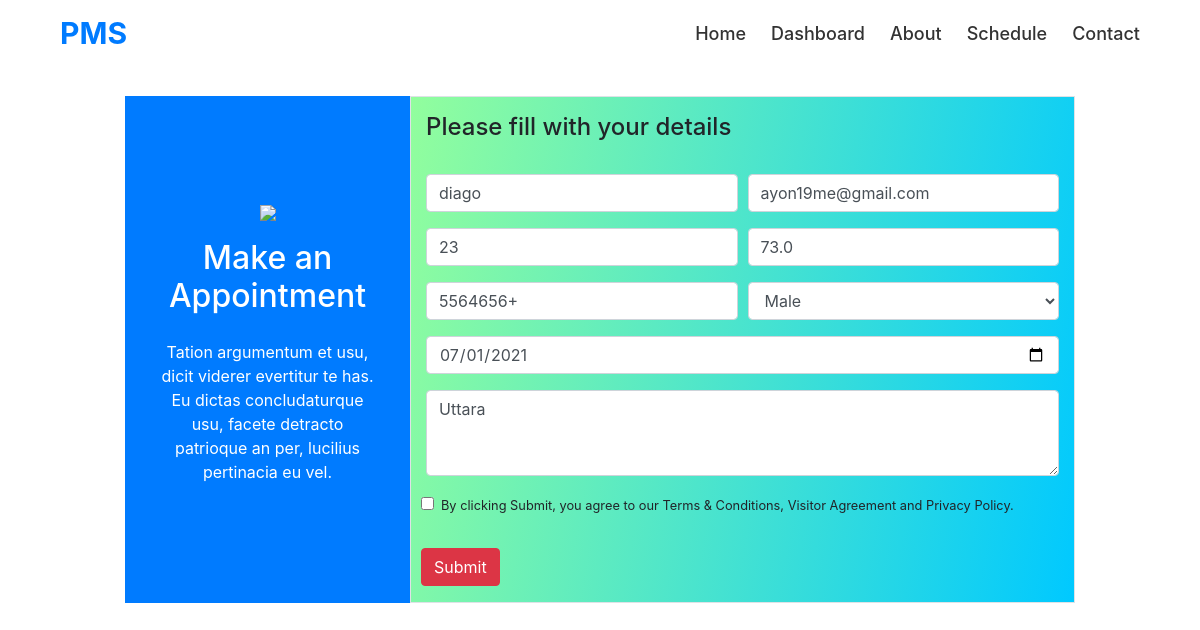
Screenshot of /updates/25/ with the database file from the repository.
### core/models.py (models this page shows, shortened)
class Appointment(models.Model):
    person = (
        ('','Select Gender'),
        ('Male', 'Male'),
        ('Female', 'Female'),
        ('Other', 'Other')
    )
    status = (
        ('Paid', 'Paid'),
        ('Unpaid', 'Unpaid'),
    )
    check_choices = (
        ('Visited', 'Visited'),
        ('Unvisited', 'Unvisited'),
    )
    name = models.CharField(max_length=122, null=True)
    email = models.CharField(max_length=122, null=True)
    age = models.IntegerField(null=True)
    weight = models.FloatField(null=True)
    phone = models.CharField(max_length=122, null=True)
    gender = models.CharField(max_length=122, choices = person,null=True)
    paying_status = models.CharField(max_length=122, choices = status,null=True, default= 'Unpaid')
    check_status = models.CharField(max_length=122, choices = check_choices,null=True, default='Unvisited')
    address = models.TextField(max_length=255, null=True)
    date = models.DateField(default=date.today,null=True)
    serial = models.IntegerField(null=True)
    class Meta:
        permissions = (("can_view_all", "can_view_all"),)

### core/views.py (the view)
# urls.py: path('updates/<int:pk>/', views.appointment_update, name = 'updates'),
def appointment_update(request, pk):
    appoint = Appointment.objects.get(id=pk)
    form = AppointmentForm(instance=appoint)
    if request.method == "POST":
        form = AppointmentForm(request.POST, instance= appoint)
        if form.is_valid():
            form.save()
            messages.success(request, "Your information successfully saved!")
            return redirect('updates', pk)
    context = {
        'form':form
    }
    return render(request, 'core/update.html', context)

### core/forms.py
class AppointmentForm(forms.ModelForm):
    class Meta:
        model = Appointment
        fields = ['name','email','age','weight','phone','date','gender','address']
        widgets = {
            'name': forms.TextInput(attrs={'class': 'form-control', 'placeholder': 'Full Name'}),
            'email': forms.EmailInput(attrs={'class': 'form-control', 'placeholder': 'Email'}),
            'age': forms.NumberInput(attrs={'class': 'form-control', 'placeholder': 'Age'}),
            'weight': forms.NumberInput(attrs={'class': 'form-control', 'placeholder': 'Weight'}),
            'phone': forms.TextInput(attrs={'class': 'form-control', 'placeholder': 'Mobile No.'}),
            'gender': forms.Select(attrs={'class': 'form-control'}),
            'date':forms.DateInput(attrs={'class': 'form-control','type':'date'}),
            'address': forms.Textarea(attrs={'class': 'form-control', 'cols':'30', 'rows':'3', 'placeholder': 'Address....', 'id': 'address'}),
        }

### core/templates/core/update.html (shortened to what this page needs)
{% extends 'base.html' %}
{% block content %}
<div class="container py-5">
    <div class="row justify-content-center pt-5  ">
        <div class=" col-md-3 bg-primary text-white text-center d-flex justify-content-center align-items-center ">
            <div class=" card-body">
                <img src="http://www.ansonika.com/mavia/img/registration_bg.svg" style="width:30%">
                <h2 class="py-3">Make an Appointment</h2>
                <p>Tation argumentum et usu, dicit viderer evertitur te has. Eu dictas concludaturque usu, facete
                    detracto
                    patrioque an per, lucilius pertinacia eu vel.
                </p>
            </div>
        </div>
        <div class="col-md-7 py-3 border appointment">
            <h4 class="pb-4">Please fill with your details</h4>
            <form method="post" action="">
                <div class="form-row">
                    <div class="form-group col-md-6">
                        {{ form.name }}
                    </div>
                    <div class="form-group col-md-6">
                        {{ form.email}}
                    </div>
                </div>
                <div class="form-row">
                    <div class="form-group col-md-6">
                        {{ form.age }}
                    </div>
                    <div class="form-group col-md-6">
                        {{ form.weight}}
                    </div>
                </div>
                <div class="form-row">
                    <div class="form-group col-md-6">
                        {{form.phone}}
                    </div>
                    <div class="form-group col-md-6">
                        {{ form.gender }}
                    </div>
                    <div class="form-group col-md-12">
                        {{form.date}}
                    </div>
                    <div class="form-group col-md-12">
                        {{form.address}}
                    </div>
                </div>
                <div class="form-row">
                    <div class="form-group">
                        <div class="form-group">
                            <div class="form-check">
                                <input class="form-check-input" type="checkbox" value="" id="invalidCheck2" required>
                                <label class="form-check-label" for="invalidCheck2">
                                    <small>By clicking Submit, you agree to our Terms & Conditions, Visitor Agreement
                                        and Privacy
                                        Policy.</small>
                                </label>
                            </div>
                        </div>
                    </div>
                </div>
                <div class="form-row">
                    <button type="submit" class="btn btn-danger">Submit</button>
                </div>
            </form>
        </div>
    </div>
</div>
{% endblock content %}

### static/css/style.css (style rules this page uses)
* { margin: 0; padding: 0; box-sizing: border-box; }
.appointment { background: linear-gradient(280deg, #00C9FF 0%, #92FE9D 100%); }

### rows the page displays
Appointment: name "diago", email "ayon19me@gmail.com", age "23", weight "73.0", phone "5564656+", gender "Male", date "07/01/2021", address "Uttara"
